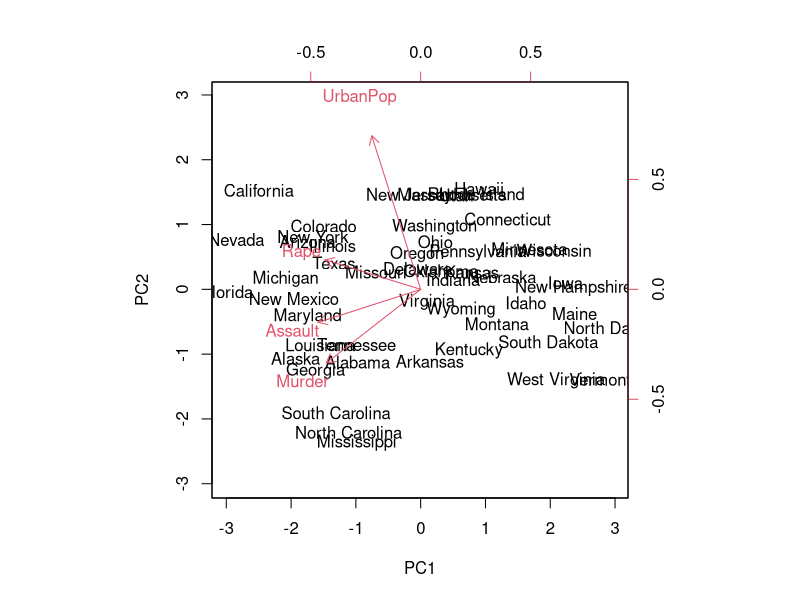
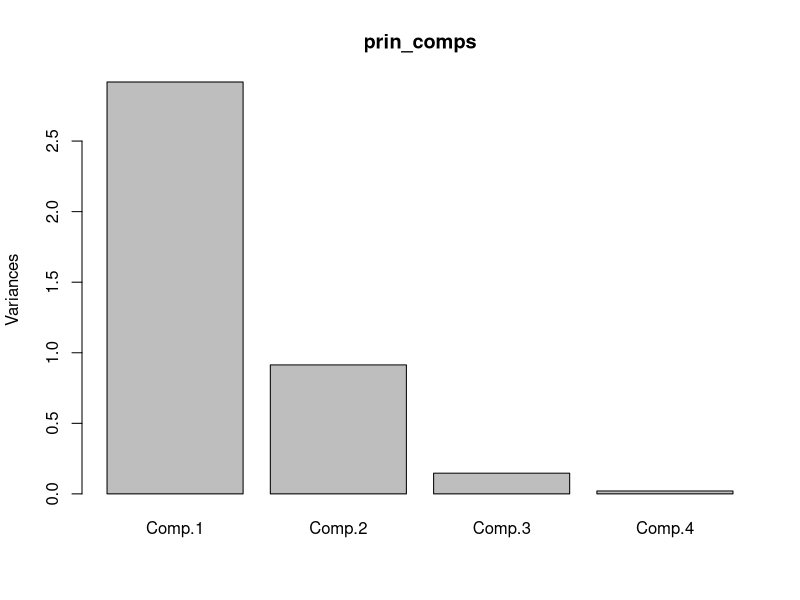
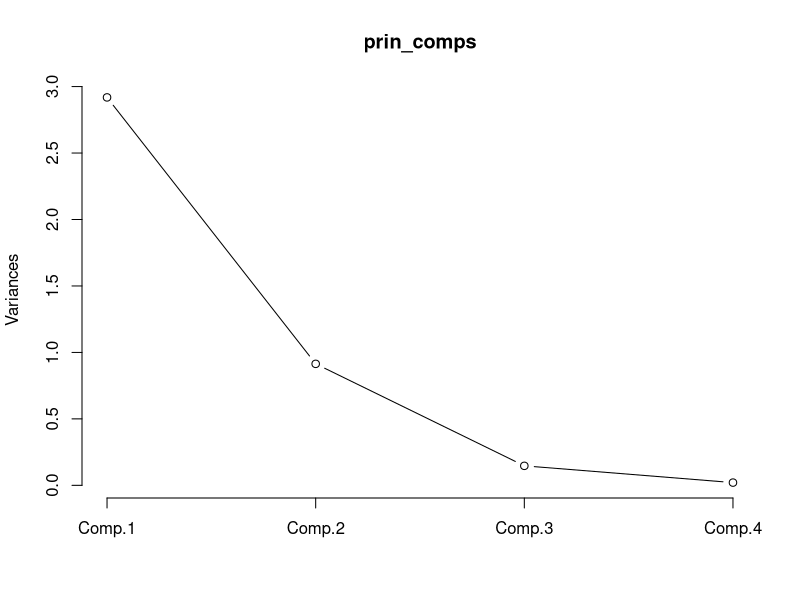
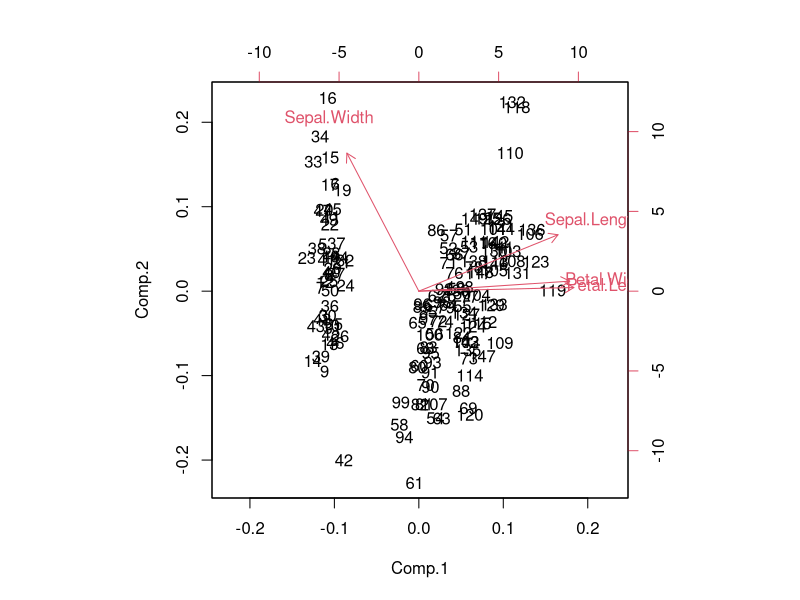
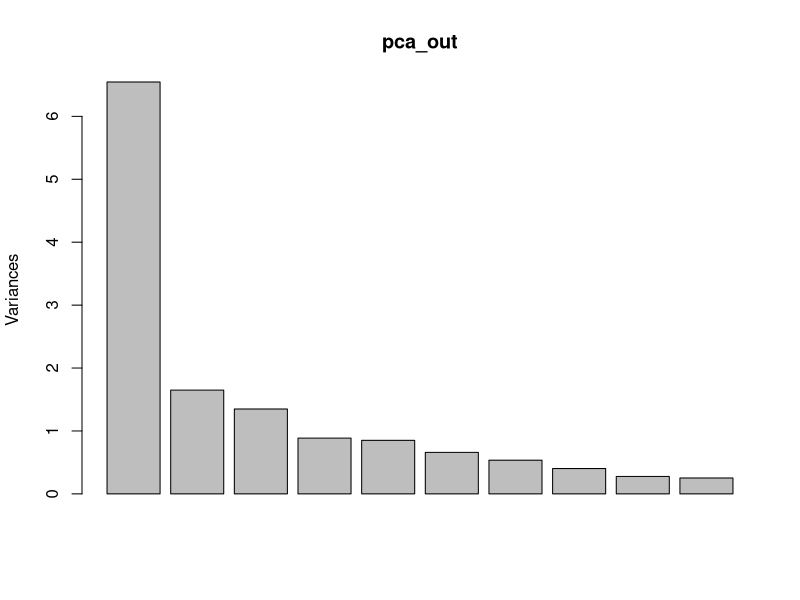
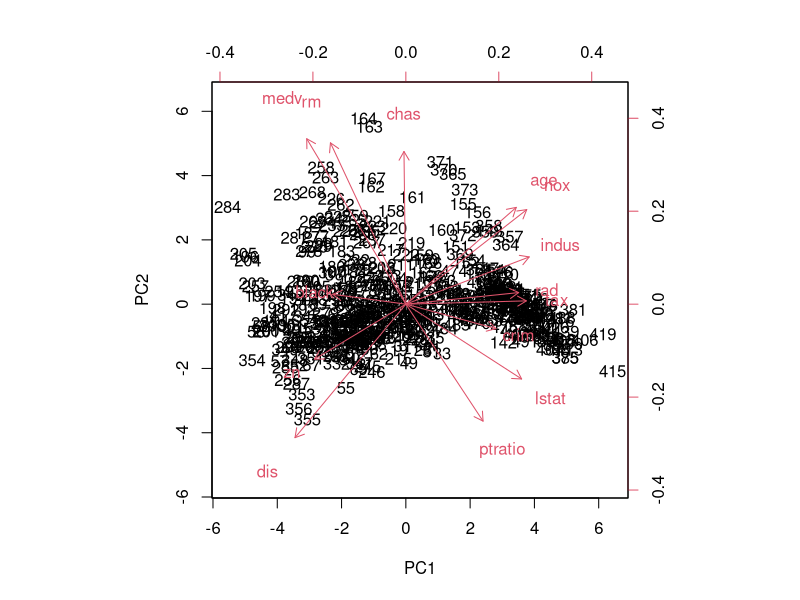

Generate these figures, in order, with R:
## ---- chunk 1
library(stats)
data("USArrests")
states=row.names(USArrests)
# states
names(USArrests)

apply(USArrests, 2, var)

pr.out=prcomp(USArrests,scale=T )
names(pr.out)

pr.out$center
pr.out$scale

pr.out$rotation

dim(pr.out$x)

## ---- chunk 2
biplot(pr.out,scale = 0)
summary(pr.out)
pr.out$sdev
pr.var=pr.out$sdev^2
pve=pr.var/sum(pr.var)

## ---- chunk 3
data("iris")
head(iris)

irisdata1=iris[,1:4]

prin_comps=princomp(irisdata1,cor = T,score=T)
summary(prin_comps)


## ---- chunk 4
plot(prin_comps)
plot(prin_comps,type="l")
biplot(prin_comps)
## ---- chunk 5
data(Boston,package = "MASS")
pca_out=prcomp(Boston,scale. = T)
plot(pca_out)

biplot(pca_out,scale = 0)

boston_pc=pca_out$x

